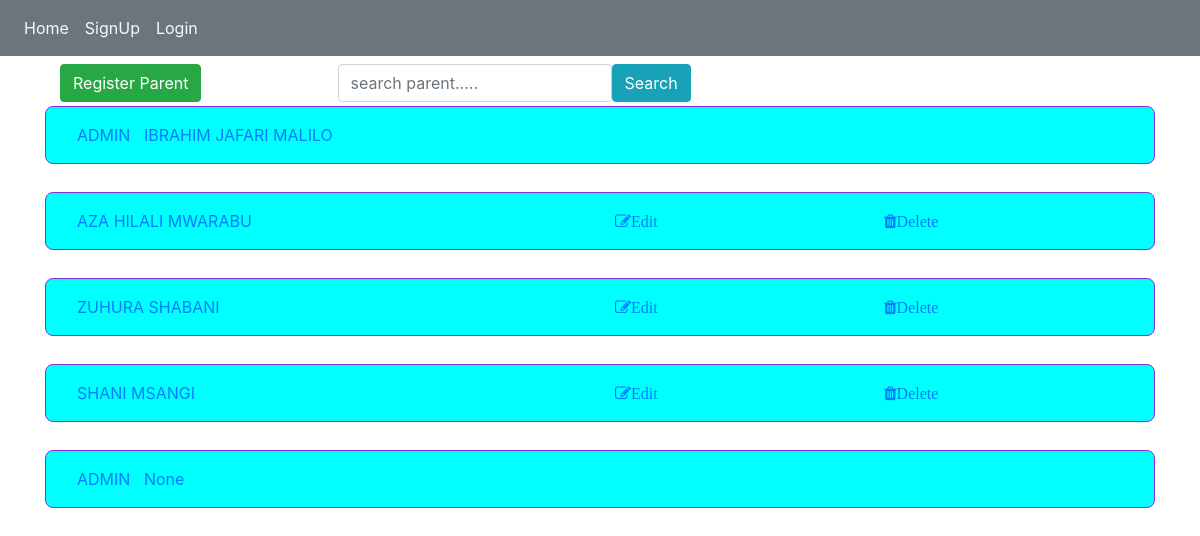
The app's page /parent_list with its own data.
### result_app/models.py (models this page shows, shortened)
class User(AbstractBaseUser,PermissionsMixin):
    email=models.EmailField(unique=True,blank=False,null=False)
    password=models.CharField(max_length=200)
    full_name=models.CharField(unique=True,max_length=90,blank=True,null=True)
    phone_1=models.CharField(max_length=50)
    phone_2=models.CharField(max_length=50)
    is_active=models.BooleanField(default=True,blank=True,null=True)
    is_staff=models.BooleanField(default=False,blank=True,null=True)
    is_superuser=models.BooleanField(default=False,blank=True,null=True)
    USERNAME_FIELD='email'
    EMAIL_FIELD='email'
    REQUIRED_FIELDS=[]
    objects=CustomUserManager()

### result_app/views.py (the view)
# urls.py: path('parent_list',views.parent_list,name='parent_list'),
def parent_list(request):
    users=User.objects.all()
    if request.method=='GET':
       search=request.GET.get('search','')
       res=User.objects.filter(full_name__icontains=search)
    return render(request,'parent_list.html',{'users':users,'res':res,'search':search})

### templates/parent_list.html (shortened to what this page needs)
{% extends 'base.html' %}
{% block content %}
<div class="container">
        <div class="row mt-2">
            <div class="col-3">
                <a href="{% url 'signup' %}" class="btn btn-success">Register Parent</a>
            </div>
            <div class="col-9">
                <div class="row">
                    <div class="col-12">
                        <form class="form form-inline"  method="get">
                            <input type="text" name="search" placeholder="search parent....." class="form-control"><button class="btn btn-info" type="submit">Search</button>
                        </form>
                    </div>
                </div>
            </div>
        </div>
    {% if search %}
            {% for parent in res %}
                <div class="row p-3 mt-1" style="background-color: aqua;border: 1px solid blueviolet; border-radius: 8px;">
                    <div class="col-6"><a href="{% url 'parent_detail' parent.id %}">{{parent.full_name}}</a></div>
                    <div class="col-3"><a href="{% url 'edit_parent' parent.id %}"><i class="fa fa-pencil-square-o ">Edit</i></a></div>
                    <div class="col-3"><a href="{% url 'delete_parent' parent.id %}"><i class="fa fa-trash ">Delete</i></a></div>
                </div>
                <br>
            {% endfor %}
    {% else %}
            {% for parent in users %}
                <div class="row p-3 mt-1" style="background-color: aqua;border: 1px solid blueviolet; border-radius: 8px;">
                    {% if parent.is_superuser %}
                    <div class="col-12"><a href="">ADMIN  &nbsp;   {{parent.full_name}}</a></div>
                    {% else %}
                    <div class="col-6"><a href="{% url 'parent_detail' parent.id %}">{{parent.full_name}}</a></div>
                    <div class="col-3"><a href="{% url 'edit_parent' parent.id %}"><i class="fa fa-pencil-square-o ">Edit</i></a></div>
                    <div class="col-3"><a href="{% url 'delete_parent' parent.id %}"><i class="fa fa-trash ">Delete</i></a></div>
                    {% endif %}
                </div>
                <br>
            {% endfor %}
    {% endif %}
</div>
{% endblock %}

### records on screen
User: full_name "IBRAHIM JAFARI MALILO"
User: full_name "AZA HILALI MWARABU"
User: full_name "ZUHURA SHABANI"
User: full_name "SHANI MSANGI"
User: full_name "None"
